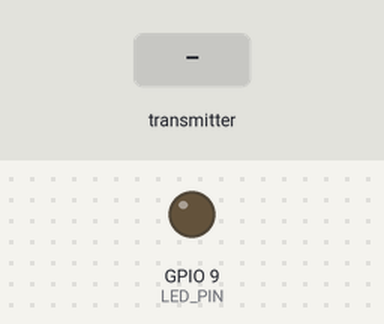
Simulated run of this sketch. Board: ESP32. On the bench: output pins drawn as LEDs (lit = HIGH). Dashed ring = blinking. The test bench sets the inputs (shaded band). What the sketch prints to the serial monitor is not drawn.

Above: at 2.2 s.
2.3 s: the transmitter starts sending received_minimum = 0
At 2.4 s:
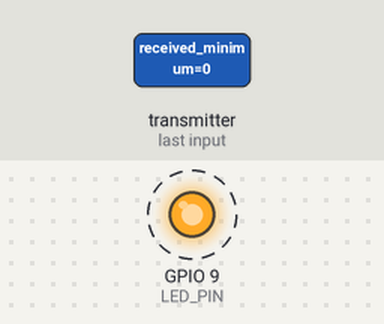
5.3 s: the transmitter starts sending received_minimum = 1024
At 5.3 s:
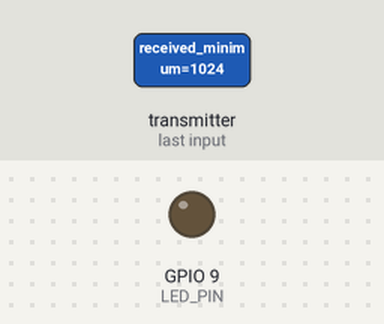
Timing chart, 0 to 8.3 s (numbered marks = the images above; inputs shaded):
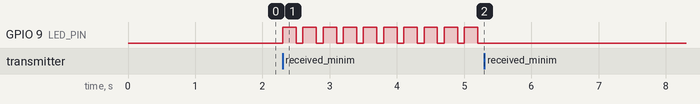

The sketch:

5CX_led.ino
```cpp
#include <esp_now.h>
#include <WiFi.h>
#include "esp_wifi.h"

const int LED_PIN = D10;

int received_minimum;
int ontime = 200;

unsigned long lastReceived = 0;
const unsigned long TIMEOUT = 1000; //milliseconds


void OnDataRecv(const esp_now_recv_info_t *info, const uint8_t *incomingData, int len) {
  if (len == sizeof(received_minimum)) {
    memcpy(&received_minimum, incomingData, sizeof(received_minimum));
    lastReceived = millis();
  }
}

void setup() {
  pinMode(LED_PIN, OUTPUT);
  Serial.begin(115200);
  delay(1000);
  Serial.print("hello from led esp32");

  WiFi.mode(WIFI_STA);
  esp_wifi_set_ps(WIFI_PS_NONE);
  esp_wifi_set_channel(1, WIFI_SECOND_CHAN_NONE);

  if (esp_now_init() != ESP_OK) {
    Serial.println("Error initializing ESP-NOW");
    return;
  } else {
    Serial.println("success initializing esp-now");
  }

  esp_now_register_recv_cb(OnDataRecv);
}

void loop() {

  bool dataIsFresh = (millis() - lastReceived) < TIMEOUT;

  Serial.println(received_minimum);
  if (dataIsFresh && received_minimum <= 500){
    digitalWrite(LED_PIN, HIGH);
    delay(ontime);
    digitalWrite(LED_PIN, LOW);
    delay(received_minimum);
    //delay(100);
    //digitalWrite(LED_PIN, LOW);
    //delay(100);
  } else {
    digitalWrite(LED_PIN, LOW);
  }

delay(100);

}
```

Measured:
- after the input at 2.3 s, GPIO 9 (LED_PIN): alternates HIGH for 0.20 s and LOW for 0.10 s, starting at once
- after the input at 5.3 s, GPIO 9 (LED_PIN): stops changing and stays LOW
